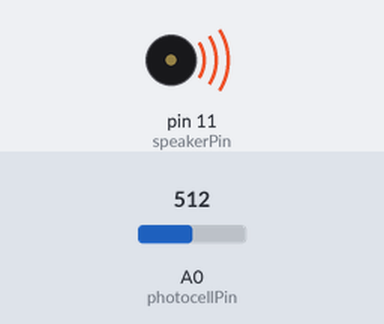
This sketch was run on a simulated Arduino Uno, built with avr-gcc and run on an emulated ATmega328P. Shown: buzzer (waves = sounding). The inputs (shaded band) are chosen by the test bench; at power-on: A0 (photocellPin) = 512.

Above: at 0.1 s.
Timing chart, 0 to 1.6 s (numbered marks = the images above):
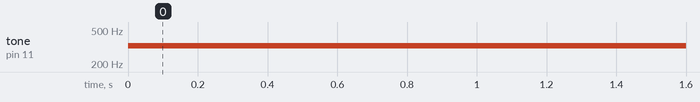

Measured:
- by itself, tone on pin 11 (speakerPin): silent → 328 Hz at 0.00 s

The sketch:

Making_Sounds.ino
```cpp
/*
 * Author: Elecrow Keen
 * Date:4/21/2017
 * IDE V1.8.2
 * Email:keen@elecrow.com
 * Function:
 */
const int speakerPin = 11;
const int photocellPin = A0;
void setup(){
}

void loop()
{
  int reading = analogRead(photocellPin);
  int pitch = 200 + reading / 4;
  tone(speakerPin, pitch);
}
```
